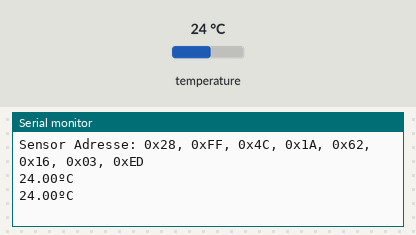
The sketch below on a simulated Arduino Uno, built with avr-gcc and run on an emulated ATmega328P. On the bench: the last lines printed to the serial monitor. The inputs (shaded band) are chosen by the test bench; at power-on: temperature 24 °C.

Above: at 7.3 s.
7.4 s: temperature set to 12 °C
At 12.8 s:
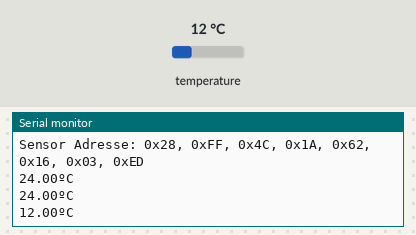
14.1 s: temperature set to 19 °C
At 19.5 s:
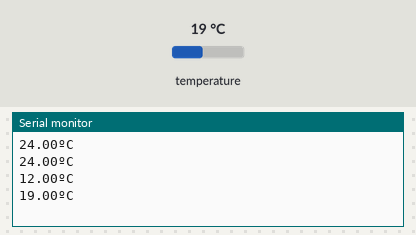
Timing chart, 0 to 21.0 s (numbered marks = the images above; inputs shaded):
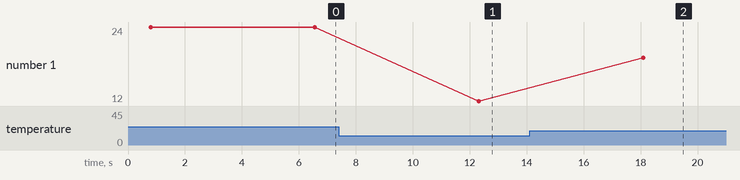

Measured:
- after the input at 7.4 s, the serial monitor: prints a new line after 4.9 s (image 1)
- after the input at 14.1 s, the serial monitor: prints a new line after 4.0 s (image 2)
- plotted number 1: 24 → 12 after the input at 7.4 s, 12 → 19 after the input at 14.1 s

The sketch:

DS18B20_read_address.ino
```cpp
/*
Project:  DS18B20 Temperatur Sensor on 1-Wire - read address
Author:   Thomas Edlinger for www.edistechlab.com
Date:     Created 18.10.2021
Version:  V1.0
IDE:      Arduino IDE 1.8.16
 
Required Board (Tools -> Board -> Boards Manager...)
 - Board: esp8266 by ESP8266 Community   V3.0.2
 - Board: esp32   by Espressif Systems   V1.0.6

Required libraries (sketch -> include library -> manage libraries)
 - OneWire libary V2.3.5 by Jim Studt
 - DallasTemperature V3.9.0 by Miles Burton

Connect the DS18B20 Sensor:
Sensor          ESP32    ESP8266    UNO      Mega
VDD             3,3V     3,3V       5V       5V
DQ / 4,7kOhm    4        4          4        4
GND             GND      GND        GND      GND
*/

#include <OneWire.h>
#include <DallasTemperature.h>

const int oneWireBus = 4;
OneWire oneWire(oneWireBus);
DallasTemperature sensors(&oneWire);
DeviceAddress sensor_address;

void setup(){
  Serial.begin(115200);
  sensors.begin();
  sensors.getAddress(sensor_address, 0);
  Serial.print("Sensor Adresse: ");
  printAddress(sensor_address);
  Serial.println();
}

void loop(){
  sensors.requestTemperatures();
  float temperatureC = sensors.getTempCByIndex(0);
  Serial.print(temperatureC);
  Serial.println("ºC");
  delay(5000);
}

void printAddress(DeviceAddress deviceAddress){
  for (uint8_t i = 0; i < 8; i++) {
    Serial.print("0x");
    if (deviceAddress[i] < 0x10) Serial.print("0");
    Serial.print(deviceAddress[i], HEX);
    if (i < 7) Serial.print(", ");
  }
  Serial.println("");
}
```
